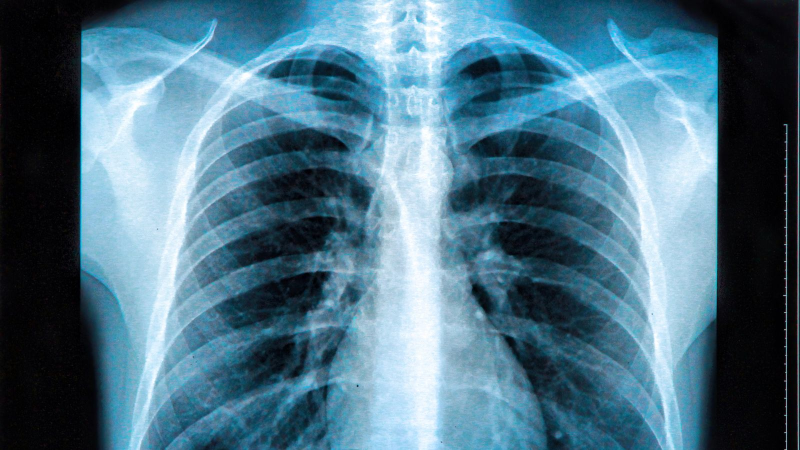
#> input picture lab03/resources/med.jpg, 1600 x 900 px (shown at 1/2 size)
$ python q4.py
#> lines starting #> are read from the running program, lines starting #| are printed output that depends on the picture
# importing the module
import cv2
import numpy as np
image=cv2.imread("resources/med.jpg",0)
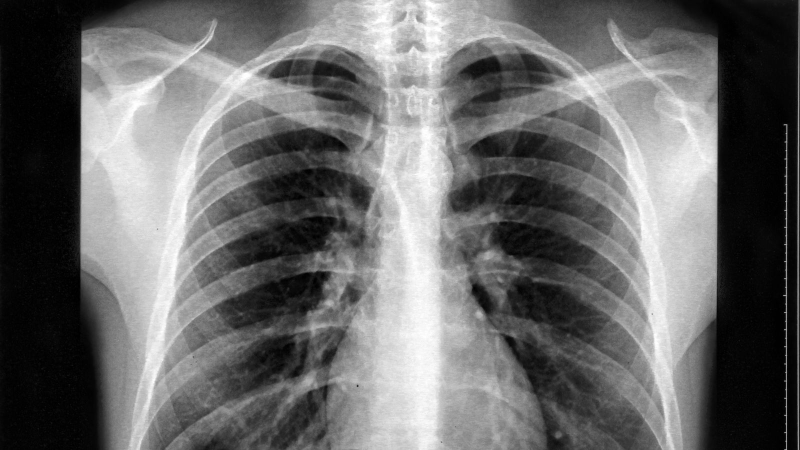
#> image: shape (900, 1600) (shown at 1/2 size); min 0, max 255, mean 106.5
image = cv2.resize(image,[400,300])
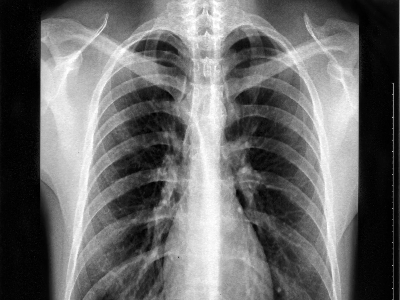
#> image: shape (300, 400); min 0, max 255, mean 106.7
img = cv2.Laplacian(image,ddepth=-1,ksize=3)
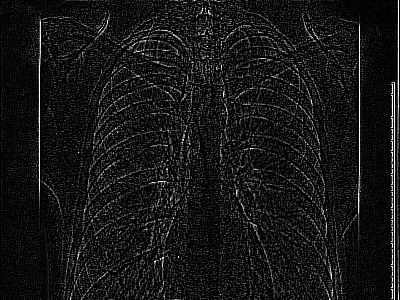
#> img: shape (300, 400); min 0, max 255, mean 20.6
output_image = np.hstack([image,img])
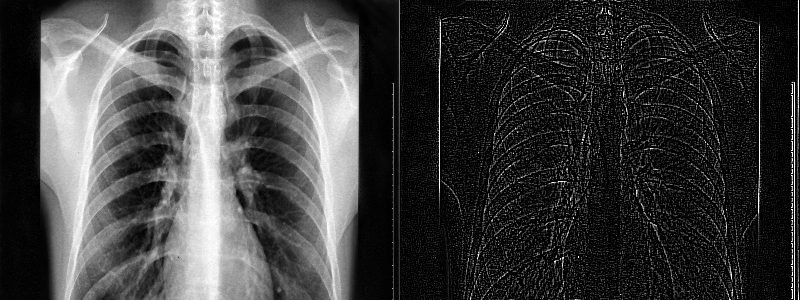
#> output_image: shape (300, 800); min 0, max 255, mean 63.7
cv2.imshow("output_image",output_image)
cv2.waitKey(0)
cv2.destroyAllWindows()

$ run again, with lab03/resources/cat.jpg copied over lab03/resources/med.jpg
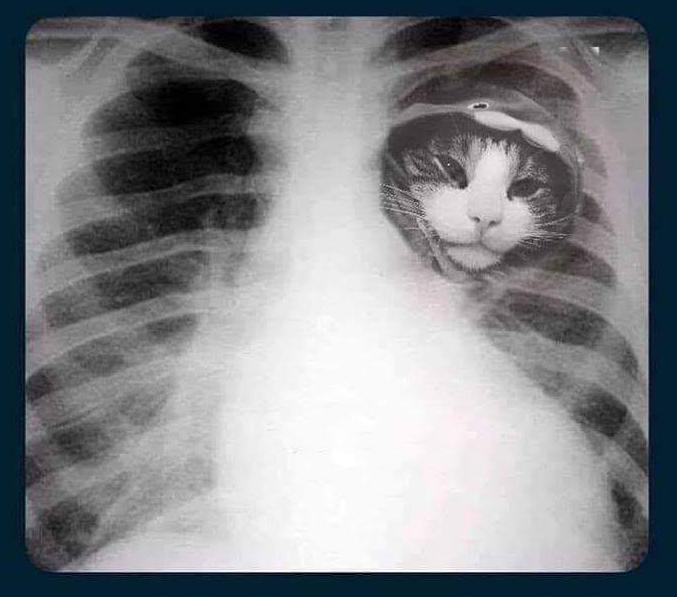
#> input picture lab03/resources/cat.jpg, 677 x 597 px
#> `img = cv2.Laplacian(image,ddepth=-1,ksize=3)`:
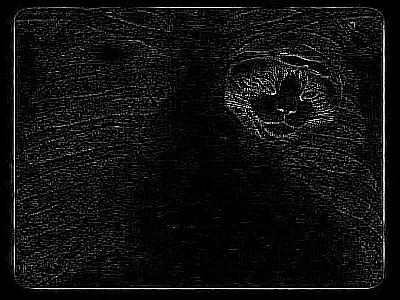
#> img: shape (300, 400); min 0, max 255, mean 16
#> `output_image = np.hstack([image,img])`:
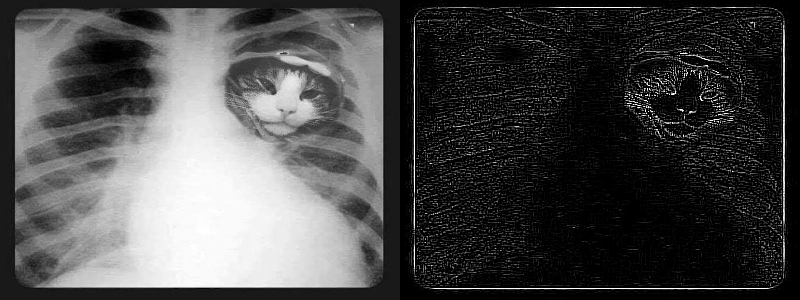
#> output_image: shape (300, 800); min 0, max 255, mean 74.9

$ run again, with lab03/resources/opencv.PNG saved as lab03/resources/med.jpg
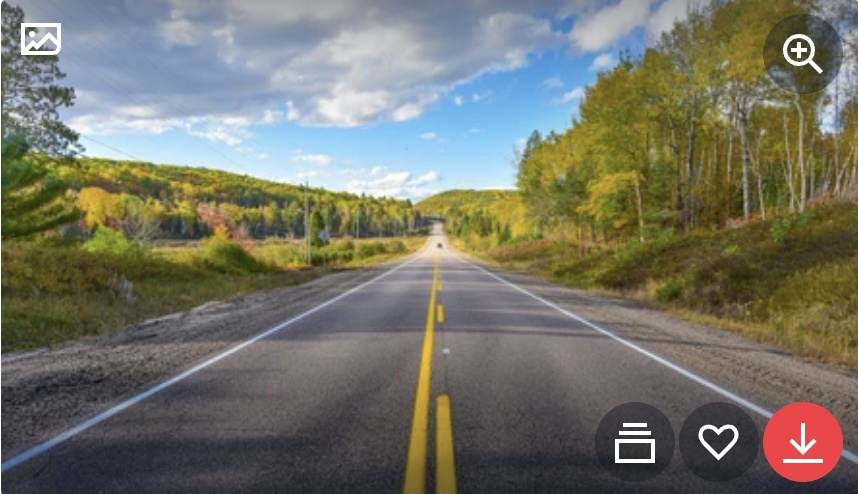
#> input picture lab03/resources/opencv.PNG, 858 x 494 px
#> `img = cv2.Laplacian(image,ddepth=-1,ksize=3)`:
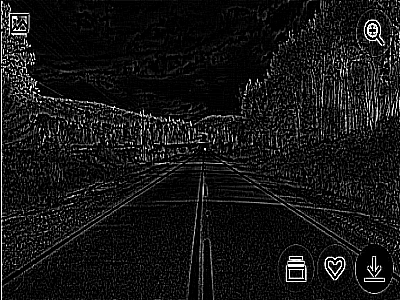
#> img: shape (300, 400); min 0, max 255, mean 21.4
#> `output_image = np.hstack([image,img])`:
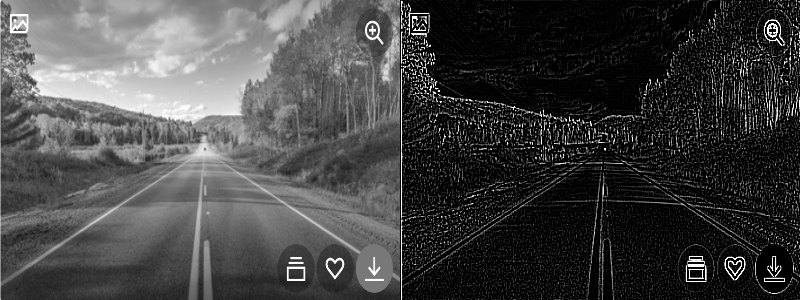
#> output_image: shape (300, 800); min 0, max 255, mean 68.2
